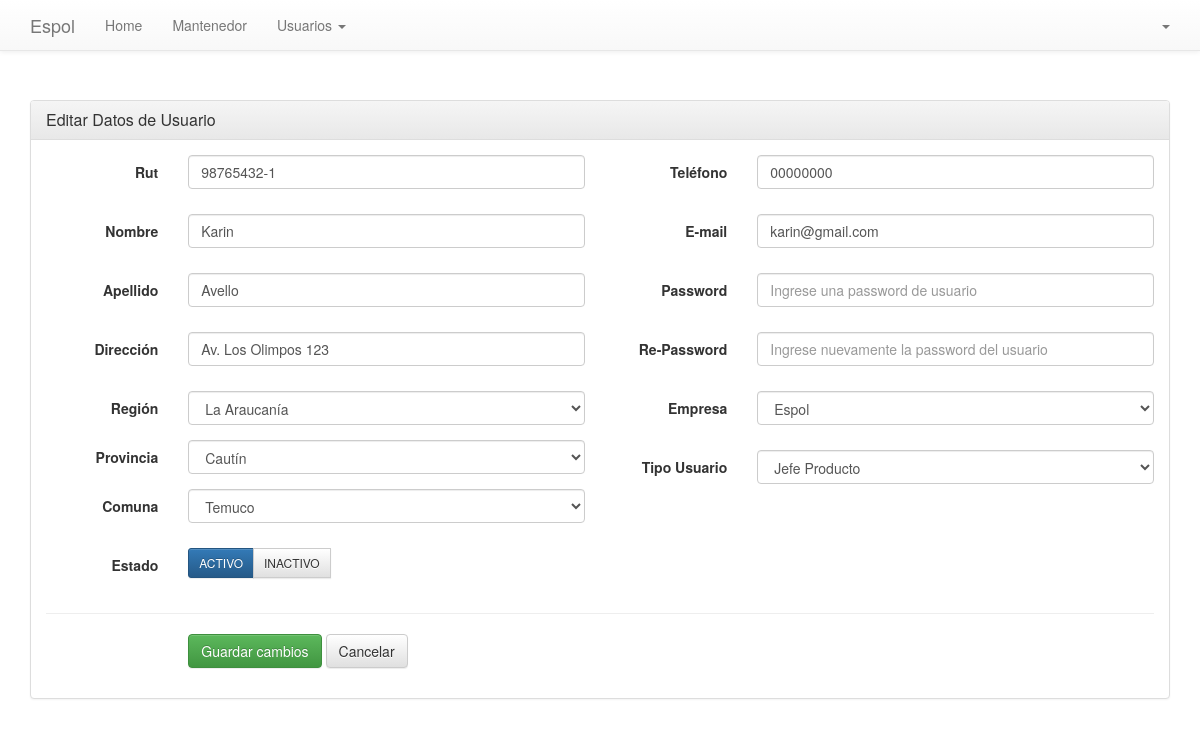
Screenshot of /usuarios/editar/19 with the database file from the repository.
### tables this page shows
CREATE TABLE `tb_persona` (
  `id` int(11) NOT NULL,
  `rut` varchar(10) NOT NULL,
  `nombre` varchar(45) DEFAULT NULL,
  `apellido` varchar(45) NOT NULL,
  `direccion` varchar(45) DEFAULT NULL,
  `fono` varchar(10) DEFAULT NULL,
  `correo` varchar(100) DEFAULT NULL,
  `clave` varchar(250) DEFAULT NULL,
  `estado` varchar(1) DEFAULT 'A',
  `tb_empresa_id` int(11) NOT NULL,
  `tb_tipo_usuario_id` int(11) NOT NULL,
  `tb_comuna_id` int(11) NOT NULL
);

### application/controllers/Usuarios.php (called while the page is built, shortened)
<?php
class Usuarios extends CI_Controller {
    public function __construct(){
        $this->load->model('main_model');
        $this->load->model('usuarios_model');
        $this->load->library('form_validation');
        $this->load->helper('Form');
	}
    public function editar(){
        if ($this->uri->segment(3) === null){
            redirect(base_url().'usuarios', 'location');
        }else{
            $user_id                = $this->uri->segment(3);
            $data['usuario']        = $this->usuarios_model->getUser($user_id);
            $data['empresas']       = $this->main_model->getEmpresa();
            $data['tipo_usuario']   = $this->main_model->getTipoUsuario();
            $data['regiones']       = $this->main_model->getRegion();
            $data['provincias']     = $this->main_model->getProvincia();
            $data['comunas']        = $this->main_model->getComuna();
            $data['title_page'] = 'Usuarios | Editar';
    		$this->load->view('Backoffice/header', $data);
    		$this->load->view('Usuarios/editar');
    		$this->load->view('Backoffice/footer');
        }
    }
}

### index.php (called while the page is built, shortened)
<?php
require_once BASEPATH.'core/CodeIgniter.php';

### application/models/usuarios_model.php (called while the page is built, shortened)
<?php
class Usuarios_model extends CI_Model {
	public function getUser($id = false){
		$this->db->select('p.id, p.rut, p.nombre, p.apellido, p.direccion, p.fono, p.correo, p.estado, e.nombre as empresa, t.nombre as tipo');
		$this->db->select('e.nombre AS empresa, t.nombre AS tipo');
		$this->db->select('c.comuna, c.id as id_comuna, pro.provincia, pro.id as id_provincia, r.region, r.id as id_region');
		$this->db->from('tb_persona p');
		$this->db->join('tb_empresa e', 		'e.id 	= p.tb_empresa_id');
		$this->db->join('tb_tipo_usuario t', 	't.id 	= p.tb_tipo_usuario_id');
		$this->db->join('tb_comuna c', 			'c.id 	= p.tb_comuna_id');
		$this->db->join('tb_provincia pro', 	'pro.id = c.tb_provincia_id');
		$this->db->join('tb_region r', 			'r.id 	= pro.tb_region_id');
		if ($id != false) {
			$this->db->where('p.id', $id);
			$query = $this->db->get();
			if ($query->num_rows() > 0) {
	        	return $query->row();
			}else{
				return false;
			}
		}
	}
}

### application/models/main_model.php (called while the page is built, shortened)
<?php
class Main_model extends CI_Model {
	public function getEmpresa($id = false, $result = false){
		$this->db->select('*');
		$this->db->from('tb_empresa');
		if ($id != false) {
			$this->db->where('id', $id);
			$query = $this->db->get();
			if ($query->num_rows() > 0) {
	        	return $query->row();
			}else{
				return false;
			}
		}else{
			$query = $this->db->get();
			if ($query->num_rows() > 0) {
				if ($result) {
		        	return $query->result_array();
				}else{
		        	return $query->result();
				}
			}else{
				return false;
			}
		}
	}
	public function getTipoUsuario($id = false){
		$this->db->select('*');
		$this->db->from('tb_tipo_usuario');
		if ($id != false) {
			$this->db->where('id', $id);
			$query = $this->db->get();
			if ($query->num_rows() > 0) {
	        	return $query->row();
			}else{
				return false;
			}
		}else{
			$query = $this->db->get();
			if ($query->num_rows() > 0) {
	        	return $query->result();
			}else{
				return false;
			}
		}
	}
	public function getRegion($id = false){
		$this->db->select('*');
		$this->db->from('tb_region');
		if ($id != false) {
			$this->db->where('id', $id);
			$query = $this->db->get();
			if ($query->num_rows() > 0) {
	        	return $query->row();
			}else{
				return false;
			}
		}else{
			$query = $this->db->get();
			if ($query->num_rows() > 0) {
	        	return $query->result();
			}else{
				return false;
			}
		}
	}
	public function getProvincia($id = false, $id_region = false){
		$this->db->select('*');
		$this->db->from('tb_provincia');
		if ($id != false) {
			$this->db->where('id', $id);
			$query = $this->db->get();
			if ($query->num_rows() > 0) {
	        	return $query->row();
			}else{
				return false;
			}
		}else{
			$query = $this->db->get();
			if ($query->num_rows() > 0) {
	        	return $query->result();
			}else{
				return false;
			}
		}
	}
	public function getComuna($id = false, $id_provincia = false){
		$this->db->select('*');
		$this->db->from('tb_comuna');
		if ($id != false) {
			$this->db->where('id', $id);
			$query = $this->db->get();
			if ($query->num_rows() > 0) {
	        	return $query->row();
			}else{
				return false;
			}
		}else{
			$this->db->order_by('comuna', 'asc');
			$query = $this->db->get();
			if ($query->num_rows() > 0) {
	        	return $query->result();
			}else{
				return false;
			}
		}
	}
}

### application/views/Usuarios/Editar.php (the view, shortened to what this page needs)
<div class="container" style="margin-top: 100px">
    <div class="row">
        <div class="col-md-12">
            <div class="panel panel-default">
                <div class="panel-heading">
                    <h3 class="panel-title">Editar Datos de Usuario</h3>
                </div>
                <div class="panel-body">
                    <form method="post" action="<?= base_url(); ?>usuarios/actualizar" class="form-horizontal" id="form_editar_usuario">
                        <div class="row">
                            <div class="col-md-6">
                                <div class="form-group">
                                    <label class="col-sm-3 control-label">Rut</label>
                                    <div class="col-sm-9">
                                        <input type="text" class="form-control" value="<?= $usuario->rut; ?>" id="rut" name="rut" placeholder="Ingrese el rut del usuario" required>
                                    </div>
                                </div>
                                <div class="form-group">
                                    <label class="col-sm-3 control-label">Nombre</label>
                                    <div class="col-sm-9">
                                        <input type="text" class="form-control" value="<?= $usuario->nombre; ?>" id="nombre" name="nombre" placeholder="Ingrese el nombre del usuario" required>
                                    </div>
                                </div>
                                <div class="form-group <?php if (form_error('apellido')){echo "has-error";} ?>" >
                                    <label class="col-sm-3 control-label">Apellido</label>
                                    <div class="col-sm-9">
                                        <input type="text" value="<?= $usuario->apellido; ?>" class="form-control" id="apellido" name="apellido" placeholder="Ingrese el apellido del usuario" required>
                                    </div>
                                </div>
                                <div class="form-group">
                                    <label class="col-sm-3 control-label">Dirección</label>
                                    <div class="col-sm-9">
                                        <input type="text" class="form-control" value="<?= $usuario->direccion; ?>" id="direccion" name="direccion" placeholder="Ingrese la direccion del usuario" required>
                                    </div>
                                </div>
                                <div class="form-group">
                                    <label class="col-sm-3 control-label">Región</label>
                                    <div class="col-sm-9">
                                        <select class="form-control" id="region" name="region" required>
                                            <?php
                                            foreach ($regiones as $r) {
                                                if ($r->id == $usuario->id_region) {
                                                    echo '<option value="'.$r->id.'" selected>'.$r->region.'</option>';
                                                } else {
                                                    echo '<option value="'.$r->id.'">'.$r->region.'</option>';
                                                }
                                            }
                                            ?>
                                        </select>
                                    </div>
                                </div>
                                <div class="form-group">
                                    <label class="col-sm-3 control-label">Provincia</label>
                                    <div class="col-sm-9">
                                        <select class="form-control" id="provincia" name="provincia" required>
                                            <?php
                                            foreach ($provincias as $p) {
                                                if ($p->id == $usuario->id_provincia) {
                                                    echo '<option value="'.$p->id.'" selected>'.$p->provincia.'</option>';
                                                } else {
                                                    echo '<option value="'.$p->id.'">'.$p->region.'</option>';
                                                }
                                            }
                                            ?>
                                        </select>
                                    </div>
                                </div>
                                <div class="form-group">
                                    <label class="col-sm-3 control-label">Comuna</label>
                                    <div class="col-sm-9">
                                        <select class="form-control" id="comuna" name="comuna" required>
                                            <?php
                                            foreach ($comunas as $c) {
                                                if ($c->id == $usuario->id_comuna) {
                                                    echo '<option value="'.$c->id.'" selected>'.$c->comuna.'</option>';
                                                } else {
                                                    echo '<option value="'.$c->id.'">'.$c->region.'</option>';
                                                }
                                            }
                                            ?>
                                        </select>
                                    </div>
                                </div>
                                <div class="form-group">
                                    <label class="col-sm-3 control-label">Estado</label>
                                    <div class="col-sm-9">
                                        <div class="btn-group">
                                            <button type="button" class="btn btn-sm btn-primary" id="btn_activo" data-valor="A">ACTIVO</button>
                                            <button type="button" class="btn btn-sm btn-default" id="btn_inactivo" data-valor="I">INACTIVO</button>
                                        </div>
                                    </div>
                                </div>
                            </div>
                            <div class="col-md-6">
                                <div class="form-group">
                                    <label class="col-sm-3 control-label">Teléfono</label>
                                    <div class="col-sm-9">
                                        <input type="text" class="form-control" value="<?= $usuario->fono; ?>" id="telefono" name="telefono" placeholder="Ingrese el telefono del usuario" required>
                                    </div>
                                </div>
                                <div class="form-group">
                                    <label class="col-sm-3 control-label">E-mail</label>
                                    <div class="col-sm-9">
                                        <input type="text" class="form-control" value="<?= $usuario->correo; ?>" id="email" name="email" placeholder="Ingrese el email del usuario" required>
                                    </div>
                                </div>
                                <div class="form-group">
                                    <label class="col-sm-3 control-label">Password</label>
                                    <div class="col-sm-9">
                                        <input type="text" class="form-control" value="" id="password" name="password" placeholder="Ingrese una password de usuario" >
                                    </div>
                                </div>
                                <div class="form-group">
                                    <label class="col-sm-3 control-label">Re-Password</label>
                                    <div class="col-sm-9">
                                        <input type="text" class="form-control" value="" id="re-password" name="re-password" placeholder="Ingrese nuevamente la password del usuario" >
                                    </div>
                                </div>
                                <div class="form-group">
                                    <label class="col-sm-3 control-label">Empresa</label>
                                    <div class="col-sm-9">
                                        <select class="form-control" id="empresa" name="empresa" required>
                                            <?php
                                            foreach ($empresas as $e) {
                                                if ($e->nombre === $usuario->empresa) {
                                                    echo '<option value="'.$e->id.'" selected>'.$e->nombre.'</option>';
                                                } else {
                                                    echo '<option value="'.$e->id.'" >'.$e->nombre.'</option>';
                                                }
                                            }
                                            ?>
                                        </select>
                                    </div>
                                </div>
                                <div class="form-group">
                                    <label class="col-sm-3 control-label">Tipo Usuario</label>
                                    <div class="col-sm-9">
                                        <select class="form-control" id="tipo" name="tipo" required>
                                            <?php
                                            foreach ($tipo_usuario as $tu) {
                                                if ($tu->nombre === $usuario->tipo) {
                                                    echo '<option value="'.$tu->id.'" selected>'.$tu->nombre.'</option>';
                                                } else {
                                                    echo '<option value="'.$tu->id.'">'.$tu->nombre.'</option>';
                                                }
                                            }
                                            ?>
                                        </select>
                                    </div>
                                </div>
                            </div>
                        </div>
                        <hr>
                        <div class="row">
                            <div class="col-md-6">
                                <div class="form-group">
                                    <div class="col-sm-offset-3 col-sm-9">
                                        <button type="submit" class="btn btn-success">Guardar cambios</button>
                                        <a href="<?= base_url(); ?>usuarios/" class="btn btn-default">Cancelar</a>
                                    </div>
                                </div>
                            </div>
                        </div>
                    </form>
                </div>
            </div>
        </div>
    </div>
</div>

### rows the page displays
tb_persona: rut "98765432-1", nombre "Karin", apellido "Avello", direccion "Av. Los Olimpos 123", telefono "00000000", email "karin@gmail.com"

### other values shown
form field region "La Araucanía"
form field provincia "Cautín"
form field comuna "Temuco"
form field empresa "Espol"
form field tipo "Jefe Producto"
